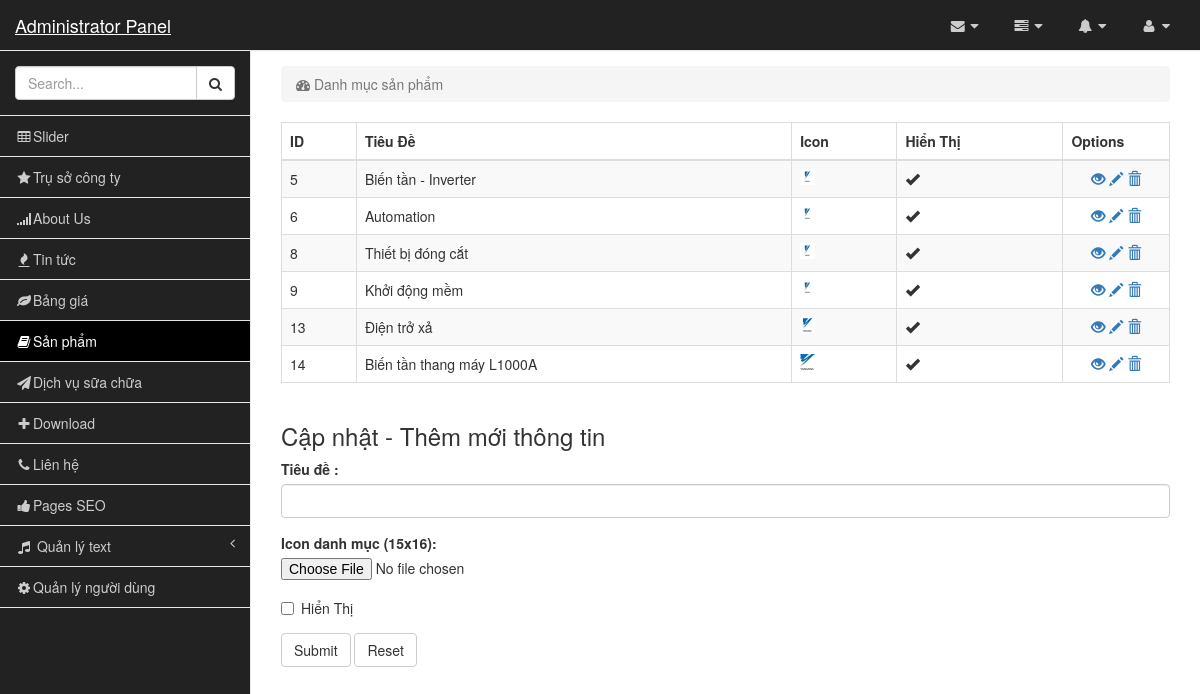
The page /admin@@/main.php?act=product (signed in) on the database its author committed.
### tables this page shows
CREATE TABLE `catalogue` (
  `id` int(11) NOT NULL AUTO_INCREMENT,
  `title` text NOT NULL,
  `img` text NOT NULL,
  `ind` int(11) NOT NULL,
  `active` tinyint(1) NOT NULL,
  PRIMARY KEY (`id`)
);

### admin@@/php/product.php (the view, shortened to what this page needs)
<?php
function mainProcess()
{
	if(isset($_GET["id"])) return product();
    else if(isset($_GET['pId'])) return cata_sub();
	else return cata();
}
function cata()
{
	$str='
	<div class="row">
		<div class="col-lg-12">
			<ol class="breadcrumb">
				<li class="active">
					<i class="fa fa-dashboard"></i> Danh mục sản phẩm
				</li>
			</ol>
		</div>
	</div>';
	$str.='
	<div class="row">
		 <div class="col-lg-12">
			<div class="table-responsive">
				<table class="table table-bordered table-hover table-striped">
					<thead>
						<tr>
							<th>ID</th>
							<th>Tiêu Đề</th>
                           <th>Icon</th>
							<th>Hiển Thị</th>
							<th style="width:12% !important">Options</th>
						</tr>
					</thead>
					<tbody>
					';
	$s="select * from catalogue";
	$tab=mysql_query($s);
	$count=mysql_num_rows($tab);
	$page=isset($_GET["page"])?intval($_GET["page"]):1;
	$lim=50;
	$start=($page-1)*$lim;
	$s.=" limit $start,$lim";
	$tab=mysql_query($s);
	while($row=mysql_fetch_object($tab))
	{
		$active=$row->active==1?'<span class="glyphicon glyphicon-ok"></span>':'<span class="glyphicon glyphicon-remove"></span>';
		$str.='
		<tr>
			<td>'.$row->id.'</td>
			<td>'.$row->title.'</td>
            <td><img src="'.myPath.($row->img===''?def_icon:$row->img).'" class="img-responsive"/></td>
			<td>'.$active.'</td>
			<td align="center">
	<a href="main.php?act=product&pId='.$row->id.'" class="glyphicon glyphicon-eye-open" aria-hidden="true"></a>';
	if(isset($_POST["Edit"])==1)
	{
		if($_POST["idLoad"]==$row->id)
		{
			$str.='
			<a href="'.$_SERVER['REQUEST_URI'].'" class="glyphicon glyphicon-refresh" aria-hidden="true"></a>
			';
		}
		else
		{
			$str.='
			<a href="javascript:operationFrm('.$row->id.",'E'".')" class="glyphicon glyphicon-pencil" aria-hidden="true"></a>
			';
		}
	}
	else
	{
		$str.='
			<a href="javascript:operationFrm('.$row->id.",'E'".')" class="glyphicon glyphicon-pencil" aria-hidden="true"></a>
			';
	}
	$str.='
	<a href="javascript:operationFrm('.$row->id.",'D'".')" class="glyphicon glyphicon-trash" aria-hidden="true"></a>
			</td>
		</tr>
		';
	}
	$str.='
					</tbody>
				</table>
				</div>';
	$str.=ad_paging($lim,$count,'main.php?act=product&',$page);
	$str.='
			</div>
		</div>
		<form role="form" name="actionForm" enctype="multipart/form-data" action="" method="post">
		<div class="row">
		<div class="col-lg-12"><h3>Cập nhật - Thêm mới thông tin</h3></div>
        <div class="col-lg-12">
			<div class="form-group">
				<label>Tiêu đề :</label>
				<input class="form-control" required name="title" value="'.$rowEdit->title.'">
			</div>
            <div class="form-group">
				<label>Icon danh mục (15x16):</label>
				<input type="file" name="file"/>
			</div>
            <div class="form-group">
				<label class="checkbox-inline">
					<input type="checkbox"  name="active" '.($rowEdit->active==1?"checked='checked'":"").'>Hiển Thị
				</label>
			</div>
		</div>
		<div class="col-lg-12">
			<input type="hidden" name="idLoad" value="'.$_POST["idLoad"].'"/>
			<input type="hidden" name="Edit"/>
			<input type="hidden" name="Del"/>';
	if(isset($_POST["Edit"])&&$_POST["Edit"]==1)
	{
		$str.='
				<button type="submit" name="update" class="btn btn-default">Update</button>';
	}
	else
	{
		$str.='
				<button type="submit" name="addNew" class="btn btn-default">Submit</button>';
	}
	$str.='
			<button type="reset" class="btn btn-default">Reset</button>
		</div>
	</div>
	</form>
	';
	return $str;
}
?>

### rows shown on the page
catalogue: id "5", title "Biến tần - Inverter", img (picture), active 1 (drawn)
catalogue: id "6", title "Automation", img (picture), active 1 (drawn)
catalogue: id "8", title "Thiết bị đóng cắt", img (picture), active 1 (drawn)
catalogue: id "9", title "Khởi động mềm", img (picture), active 1 (drawn)
catalogue: id "13", title "Điện trở xả", img (picture), active 1 (drawn)
catalogue: id "14", title "Biến tần thang máy L1000A", img (picture), active 1 (drawn)

### other values the page prints
$top[1] "Slider"
$top[1] "Trụ sở công ty"
$top[1] "About Us"
$top[1] "Tin tức"
$top[1] "Bảng giá"
$top[1] "Sản phẩm"
$top[1] "Dịch vụ sữa chữa"
$top[1] "Download"
$top[1] "Liên hệ"
$top[1] "Pages SEO"
$top[1] "Quản lý text"
$top[1] "Quản lý người dùng"
